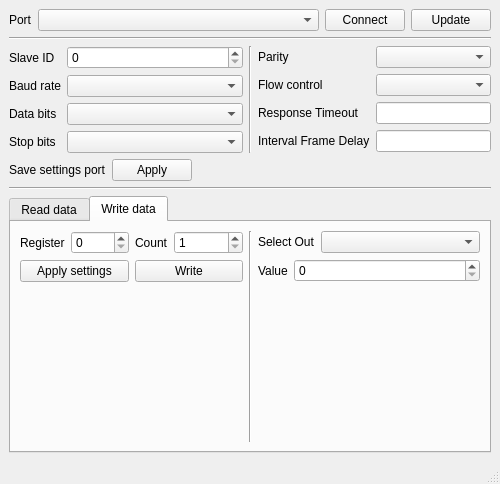
<?xml version="1.0" encoding="UTF-8"?>
<ui version="4.0">
 <class>MainWindow</class>
 <widget class="QMainWindow" name="MainWindow">
  <property name="geometry">
   <rect>
    <x>0</x>
    <y>0</y>
    <width>500</width>
    <height>484</height>
   </rect>
  </property>
  <property name="windowTitle">
   <string>MainWindow</string>
  </property>
  <widget class="QWidget" name="centralwidget">
   <layout class="QVBoxLayout" name="verticalLayout">
    <item>
     <layout class="QHBoxLayout" name="horizontalLayout">
      <item>
       <layout class="QFormLayout" name="formLayout">
        <item row="0" column="0">
         <widget class="QLabel" name="lblPort">
          <property name="sizePolicy">
           <sizepolicy hsizetype="Maximum" vsizetype="Preferred">
            <horstretch>0</horstretch>
            <verstretch>0</verstretch>
           </sizepolicy>
          </property>
          <property name="text">
           <string>Port</string>
          </property>
         </widget>
        </item>
        <item row="0" column="1">
         <widget class="QComboBox" name="cbxPort">
          <property name="sizePolicy">
           <sizepolicy hsizetype="Minimum" vsizetype="Fixed">
            <horstretch>0</horstretch>
            <verstretch>0</verstretch>
           </sizepolicy>
          </property>
         </widget>
        </item>
       </layout>
      </item>
      <item>
       <widget class="QPushButton" name="btnConnect">
        <property name="sizePolicy">
         <sizepolicy hsizetype="Maximum" vsizetype="Fixed">
          <horstretch>0</horstretch>
          <verstretch>0</verstretch>
         </sizepolicy>
        </property>
        <property name="text">
         <string>Connect</string>
        </property>
       </widget>
      </item>
      <item>
       <widget class="QPushButton" name="btnUpdate">
        <property name="sizePolicy">
         <sizepolicy hsizetype="Maximum" vsizetype="Fixed">
          <horstretch>0</horstretch>
          <verstretch>0</verstretch>
         </sizepolicy>
        </property>
        <property name="text">
         <string>Update</string>
        </property>
       </widget>
      </item>
     </layout>
    </item>
    <item>
     <widget class="Line" name="line">
      <property name="orientation">
       <enum>Qt::Horizontal</enum>
      </property>
     </widget>
    </item>
    <item>
     <layout class="QHBoxLayout" name="horizontalLayout_2">
      <item>
       <layout class="QFormLayout" name="formLayout_3">
        <item row="0" column="0">
         <widget class="QLabel" name="lblSlaveId">
          <property name="sizePolicy">
           <sizepolicy hsizetype="Maximum" vsizetype="Preferred">
            <horstretch>0</horstretch>
            <verstretch>0</verstretch>
           </sizepolicy>
          </property>
          <property name="text">
           <string>Slave ID</string>
          </property>
         </widget>
        </item>
        <item row="0" column="1">
         <widget class="QSpinBox" name="spinBoxId"/>
        </item>
        <item row="1" column="0">
         <widget class="QLabel" name="lblBaudRate">
          <property name="sizePolicy">
           <sizepolicy hsizetype="Maximum" vsizetype="Preferred">
            <horstretch>0</horstretch>
            <verstretch>0</verstretch>
           </sizepolicy>
          </property>
          <property name="text">
           <string>Baud rate</string>
          </property>
         </widget>
        </item>
        <item row="1" column="1">
         <widget class="QComboBox" name="cbxBaudRate">
          <property name="sizePolicy">
           <sizepolicy hsizetype="Minimum" vsizetype="Fixed">
            <horstretch>0</horstretch>
            <verstretch>0</verstretch>
           </sizepolicy>
          </property>
         </widget>
        </item>
        <item row="2" column="0">
         <widget class="QLabel" name="lblDataBits">
          <property name="sizePolicy">
           <sizepolicy hsizetype="Maximum" vsizetype="Preferred">
            <horstretch>0</horstretch>
            <verstretch>0</verstretch>
           </sizepolicy>
          </property>
          <property name="text">
           <string>Data bits</string>
          </property>
         </widget>
        </item>
        <item row="2" column="1">
         <widget class="QComboBox" name="cbxDataBits">
          <property name="sizePolicy">
           <sizepolicy hsizetype="Minimum" vsizetype="Fixed">
            <horstretch>0</horstretch>
            <verstretch>0</verstretch>
           </sizepolicy>
          </property>
         </widget>
        </item>
        <item row="3" column="0">
         <widget class="QLabel" name="lblStopBits">
          <property name="sizePolicy">
           <sizepolicy hsizetype="Maximum" vsizetype="Preferred">
            <horstretch>0</horstretch>
            <verstretch>0</verstretch>
           </sizepolicy>
          </property>
          <property name="text">
           <string>Stop bits</string>
          </property>
         </widget>
        </item>
        <item row="3" column="1">
         <widget class="QComboBox" name="cbxStopBits">
          <property name="sizePolicy">
           <sizepolicy hsizetype="Minimum" vsizetype="Fixed">
            <horstretch>0</horstretch>
            <verstretch>0</verstretch>
           </sizepolicy>
          </property>
         </widget>
        </item>
       </layout>
      </item>
      <item>
       <widget class="Line" name="line_2">
        <property name="orientation">
         <enum>Qt::Vertical</enum>
        </property>
       </widget>
      </item>
      <item>
       <layout class="QFormLayout" name="formLayout_2">
        <item row="0" column="0">
         <widget class="QLabel" name="lblParity">
          <property name="sizePolicy">
           <sizepolicy hsizetype="Maximum" vsizetype="Preferred">
            <horstretch>0</horstretch>
            <verstretch>0</verstretch>
           </sizepolicy>
          </property>
          <property name="text">
           <string>Parity</string>
          </property>
         </widget>
        </item>
        <item row="0" column="1">
         <widget class="QComboBox" name="cbxParity">
          <property name="sizePolicy">
           <sizepolicy hsizetype="Minimum" vsizetype="Fixed">
            <horstretch>0</horstretch>
            <verstretch>0</verstretch>
           </sizepolicy>
          </property>
         </widget>
        </item>
        <item row="1" column="0">
         <widget class="QLabel" name="lblFlowControl">
          <property name="sizePolicy">
           <sizepolicy hsizetype="Maximum" vsizetype="Preferred">
            <horstretch>0</horstretch>
            <verstretch>0</verstretch>
           </sizepolicy>
          </property>
          <property name="text">
           <string>Flow control</string>
          </property>
         </widget>
        </item>
        <item row="1" column="1">
         <widget class="QComboBox" name="cbxFlowControl">
          <property name="sizePolicy">
           <sizepolicy hsizetype="Minimum" vsizetype="Fixed">
            <horstretch>0</horstretch>
            <verstretch>0</verstretch>
           </sizepolicy>
          </property>
         </widget>
        </item>
        <item row="2" column="0">
         <widget class="QLabel" name="lblResponseTimeout">
          <property name="sizePolicy">
           <sizepolicy hsizetype="Maximum" vsizetype="Preferred">
            <horstretch>0</horstretch>
            <verstretch>0</verstretch>
           </sizepolicy>
          </property>
          <property name="text">
           <string>Response Timeout</string>
          </property>
         </widget>
        </item>
        <item row="2" column="1">
         <widget class="QLineEdit" name="edtResponseTimeout">
          <property name="sizePolicy">
           <sizepolicy hsizetype="Minimum" vsizetype="Fixed">
            <horstretch>0</horstretch>
            <verstretch>0</verstretch>
           </sizepolicy>
          </property>
         </widget>
        </item>
        <item row="3" column="0">
         <widget class="QLabel" name="lblinterFrameDelay">
          <property name="sizePolicy">
           <sizepolicy hsizetype="Maximum" vsizetype="Preferred">
            <horstretch>0</horstretch>
            <verstretch>0</verstretch>
           </sizepolicy>
          </property>
          <property name="text">
           <string>Interval Frame Delay</string>
          </property>
         </widget>
        </item>
        <item row="3" column="1">
         <widget class="QLineEdit" name="edtInterFrameDelay">
          <property name="sizePolicy">
           <sizepolicy hsizetype="Minimum" vsizetype="Fixed">
            <horstretch>0</horstretch>
            <verstretch>0</verstretch>
           </sizepolicy>
          </property>
         </widget>
        </item>
       </layout>
      </item>
     </layout>
    </item>
    <item>
     <layout class="QHBoxLayout" name="horizontalLayout_3">
      <item>
       <widget class="QLabel" name="lblSettings">
        <property name="text">
         <string>Save settings port</string>
        </property>
       </widget>
      </item>
      <item>
       <widget class="QPushButton" name="btnApplySettings">
        <property name="text">
         <string>Apply</string>
        </property>
       </widget>
      </item>
      <item>
       <spacer name="horizontalSpacer">
        <property name="orientation">
         <enum>Qt::Horizontal</enum>
        </property>
        <property name="sizeHint" stdset="0">
         <size>
          <width>40</width>
          <height>20</height>
         </size>
        </property>
       </spacer>
      </item>
     </layout>
    </item>
    <item>
     <widget class="Line" name="line_3">
      <property name="orientation">
       <enum>Qt::Horizontal</enum>
      </property>
     </widget>
    </item>
    <item>
     <widget class="QTabWidget" name="tabWidget">
      <property name="currentIndex">
       <number>1</number>
      </property>
      <widget class="QWidget" name="tab_1">
       <attribute name="title">
        <string>Read data</string>
       </attribute>
       <layout class="QHBoxLayout" name="horizontalLayout_6">
        <item>
         <layout class="QVBoxLayout" name="verticalLayout_2">
          <item>
           <layout class="QHBoxLayout" name="horizontalLayout_4">
            <item>
             <layout class="QFormLayout" name="formLayout_4">
              <item row="0" column="0">
               <widget class="QLabel" name="lblRegister">
                <property name="text">
                 <string>Register</string>
                </property>
               </widget>
              </item>
              <item row="0" column="1">
               <widget class="QSpinBox" name="spinBoxRegister"/>
              </item>
             </layout>
            </item>
            <item>
             <layout class="QFormLayout" name="formLayout_5">
              <item row="0" column="0">
               <widget class="QLabel" name="lblCount">
                <property name="text">
                 <string>Count</string>
                </property>
               </widget>
              </item>
              <item row="0" column="1">
               <widget class="QSpinBox" name="spinBoxCountReg"/>
              </item>
             </layout>
            </item>
           </layout>
          </item>
          <item>
           <layout class="QHBoxLayout" name="horizontalLayout_5">
            <item>
             <widget class="QPushButton" name="btnReadOne">
              <property name="text">
               <string>Read one</string>
              </property>
             </widget>
            </item>
            <item>
             <widget class="QPushButton" name="btnReadLoop">
              <property name="text">
               <string>Start read</string>
              </property>
             </widget>
            </item>
           </layout>
          </item>
          <item>
           <spacer name="verticalSpacer">
            <property name="orientation">
             <enum>Qt::Vertical</enum>
            </property>
            <property name="sizeHint" stdset="0">
             <size>
              <width>20</width>
              <height>40</height>
             </size>
            </property>
           </spacer>
          </item>
         </layout>
        </item>
        <item>
         <widget class="QListWidget" name="listDataWidjet"/>
        </item>
       </layout>
      </widget>
      <widget class="QWidget" name="tab_2">
       <attribute name="title">
        <string>Write data</string>
       </attribute>
       <layout class="QHBoxLayout" name="horizontalLayout_9">
        <item>
         <layout class="QVBoxLayout" name="verticalLayout_3">
          <item>
           <layout class="QHBoxLayout" name="horizontalLayout_7">
            <item>
             <layout class="QFormLayout" name="formLayout_6">
              <item row="0" column="0">
               <widget class="QLabel" name="lblRegisterWrite">
                <property name="text">
                 <string>Register</string>
                </property>
               </widget>
              </item>
              <item row="0" column="1">
               <widget class="QSpinBox" name="spinBoxRegisterWrite"/>
              </item>
             </layout>
            </item>
            <item>
             <layout class="QFormLayout" name="formLayout_7">
              <item row="0" column="0">
               <widget class="QLabel" name="lblCountWrite">
                <property name="text">
                 <string>Count</string>
                </property>
               </widget>
              </item>
              <item row="0" column="1">
               <widget class="QSpinBox" name="spinBoxCountWrite">
                <property name="minimum">
                 <number>1</number>
                </property>
               </widget>
              </item>
             </layout>
            </item>
           </layout>
          </item>
          <item>
           <layout class="QHBoxLayout" name="horizontalLayout_8">
            <item>
             <widget class="QPushButton" name="pushButton">
              <property name="text">
               <string>Apply settings</string>
              </property>
             </widget>
            </item>
            <item>
             <widget class="QPushButton" name="btnWrite">
              <property name="text">
               <string>Write</string>
              </property>
             </widget>
            </item>
           </layout>
          </item>
          <item>
           <spacer name="verticalSpacer_2">
            <property name="orientation">
             <enum>Qt::Vertical</enum>
            </property>
            <property name="sizeHint" stdset="0">
             <size>
              <width>20</width>
              <height>40</height>
             </size>
            </property>
           </spacer>
          </item>
         </layout>
        </item>
        <item>
         <widget class="Line" name="line_4">
          <property name="orientation">
           <enum>Qt::Vertical</enum>
          </property>
         </widget>
        </item>
        <item>
         <layout class="QVBoxLayout" name="verticalLayout_4">
          <item>
           <layout class="QFormLayout" name="formLayout_9">
            <item row="0" column="0">
             <widget class="QLabel" name="lblOutput">
              <property name="text">
               <string>Select Out</string>
              </property>
             </widget>
            </item>
            <item row="0" column="1">
             <widget class="QComboBox" name="cbxAddrOut"/>
            </item>
           </layout>
          </item>
          <item>
           <layout class="QFormLayout" name="formLayout_8">
            <item row="0" column="0">
             <widget class="QLabel" name="lblValue">
              <property name="text">
               <string>Value</string>
              </property>
             </widget>
            </item>
            <item row="0" column="1">
             <widget class="QSpinBox" name="spinBoxValue">
              <property name="maximum">
               <number>1000</number>
              </property>
             </widget>
            </item>
           </layout>
          </item>
          <item>
           <spacer name="verticalSpacer_3">
            <property name="orientation">
             <enum>Qt::Vertical</enum>
            </property>
            <property name="sizeHint" stdset="0">
             <size>
              <width>20</width>
              <height>40</height>
             </size>
            </property>
           </spacer>
          </item>
         </layout>
        </item>
       </layout>
      </widget>
     </widget>
    </item>
   </layout>
  </widget>
  <widget class="QStatusBar" name="statusbar"/>
 </widget>
 <resources/>
 <connections/>
</ui>
